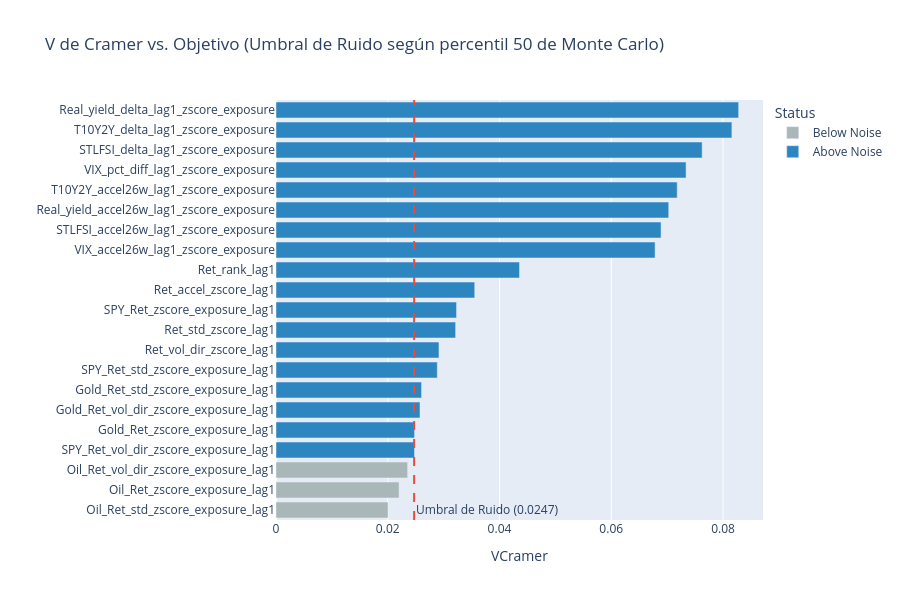

Notebook cell for this chart:
### Markdown cell above
### Ranking de variables (V de Cramer)

### Code cell
_ = rankear_variables(X=X, y=y, percentil=50, graficar=True)

### Figure 1 — Plotly figure (JSON) as saved in the notebook; plotly's stock layout.template omitted (floating-point values rounded to 4 significant figures)
{"data": [{"hovertemplate": "Status=Below Noise<br>VCramer=%{x}<br>index=%{y}<extra></extra>", "legendgroup": "Below Noise", "marker": {"color": "#AAB7B8", "pattern": {"shape": ""}}, "name": "Below Noise", "orientation": "h", "showlegend": true, "textposition": "auto", "type": "bar", "x": [0.02005, 0.02203, 0.02355], "xaxis": "x", "y": ["Oil_Ret_std_zscore_exposure_lag1", "Oil_Ret_zscore_exposure_lag1", "Oil_Ret_vol_dir_zscore_exposure_lag1"], "yaxis": "y"}, {"hovertemplate": "Status=Above Noise<br>VCramer=%{x}<br>index=%{y}<extra></extra>", "legendgroup": "Above Noise", "marker": {"color": "#2E86C1", "pattern": {"shape": ""}}, "name": "Above Noise", "orientation": "h", "showlegend": true, "textposition": "auto", "type": "bar", "x": [0.02479, 0.0248, 0.02577, 0.02605, 0.02887, 0.02917, 0.03214, 0.03231, 0.03557, 0.04358, 0.06784, 0.06891, 0.07028, 0.0718, 0.07339, 0.07627, 0.08159, 0.0828], "xaxis": "x", "y": ["SPY_Ret_vol_dir_zscore_exposure_lag1", "Gold_Ret_zscore_exposure_lag1", "Gold_Ret_vol_dir_zscore_exposure_lag1", "Gold_Ret_std_zscore_exposure_lag1", "SPY_Ret_std_zscore_exposure_lag1", "Ret_vol_dir_zscore_lag1", "Ret_std_zscore_lag1", "SPY_Ret_zscore_exposure_lag1", "Ret_accel_zscore_lag1", "Ret_rank_lag1", "VIX_accel26w_lag1_zscore_exposure", "STLFSI_accel26w_lag1_zscore_exposure", "Real_yield_accel26w_lag1_zscore_exposure", "T10Y2Y_accel26w_lag1_zscore_exposure", "VIX_pct_diff_lag1_zscore_exposure", "STLFSI_delta_lag1_zscore_exposure", "T10Y2Y_delta_lag1_zscore_exposure", "Real_yield_delta_lag1_zscore_exposure"], "yaxis": "y"}], "layout": {"annotations": [{"showarrow": false, "text": "Umbral de Ruido (0.0247)", "x": 0.02472, "xanchor": "left", "xref": "x", "y": 0, "yanchor": "bottom", "yref": "y domain"}], "barmode": "relative", "height": 600, "legend": {"title": {"text": "Status"}, "tracegroupgap": 0}, "shapes": [{"line": {"color": "#E74C3C", "dash": "dash"}, "type": "line", "x0": 0.02472, "x1": 0.02472, "xref": "x", "y0": 0, "y1": 1, "yref": "y domain"}], "title": {"text": "V de Cramer vs. Objetivo (Umbral de Ruido según percentil 50 de Monte Carlo)"}, "xaxis": {"anchor": "y", "domain": [0, 1], "title": {"text": "VCramer"}}, "yaxis": {"anchor": "x", "domain": [0, 1], "dtick": 1, "title": {"text": ""}}}}
